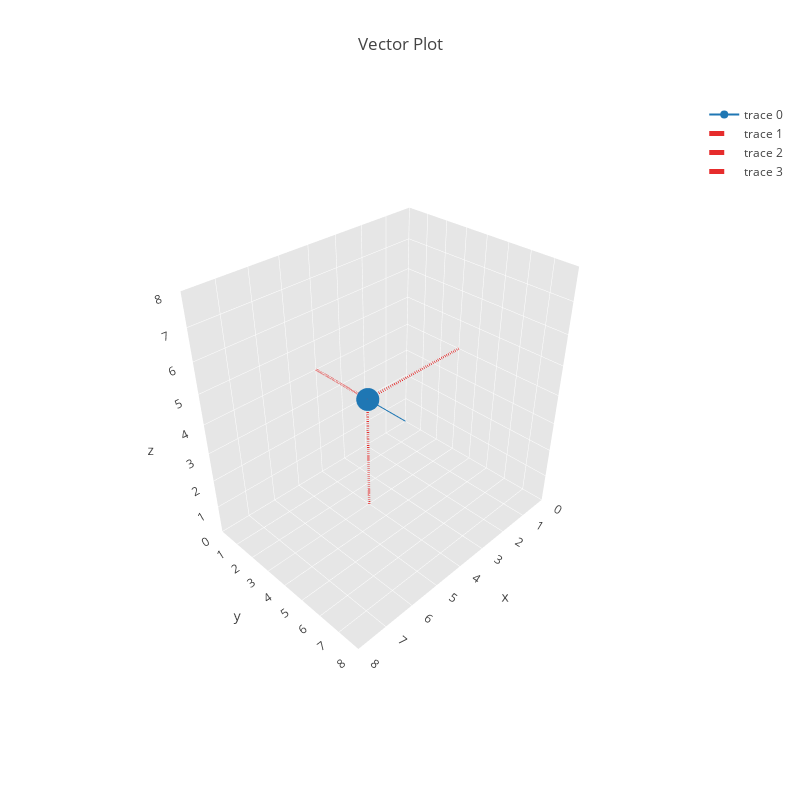

The notebook cell this image was saved under:
### Code cell
x = 4
y = 3
z = 4

vector = go.Scatter3d(x=(0,x), y=(0,y), z=(0,z))
loc_x = go.Scatter3d(x=(0,x), y=(y,y), z=(z,z),
                     mode='lines',
                     line=dict(
                         color='rgb(230,44,44)',
                         dash='dash',
                         width=5))
loc_y = go.Scatter3d(x=(x,x), y=(0,y), z=(z,z),
                     mode='lines',
                     line=dict(
                         color='rgb(230,44,44)',
                         dash='dash',
                         width=5))
loc_z = go.Scatter3d(x=(x,x), y=(y,y), z=(0,z),
                     mode='lines',
                     line=dict(
                         color='rgb(230,44,44)',
                         dash='dash',
                         width=5))

data =[vector, loc_x, loc_y, loc_z]
axis_range=[0,8]
axis_ticks=max(axis_range)-min(axis_range)+1

layout = go.Layout(
    width=800,
    height=800,
    autosize=False,
    title='Vector Plot',
    scene=dict(
        xaxis=dict(
            gridcolor='rgb(255,255,255)',
            zerolinecolor='rgb(255,255,255)',
            showbackground=True,
            backgroundcolor='rgb(230,230,230)',
            nticks=axis_ticks,
            range=axis_range
        ),
        yaxis=dict(
            gridcolor='rgb(255,255,255)',
            zerolinecolor='rgb(255,255,255)',
            showbackground=True,
            backgroundcolor='rgb(230,230,230)',
            nticks=axis_ticks,
            range=axis_range
        ),
        zaxis=dict(
            gridcolor='rgb(255,255,255)',
            zerolinecolor='rgb(255,255,255)',
            showbackground=True,
            backgroundcolor='rgb(230,230,230)',
            nticks=axis_ticks,
            range=axis_range
        )
    )
)

fig = go.Figure(data=data, layout=layout)
pyo.plot(fig, filename='simplevector.html')
pyo.iplot(fig)

### Figure 1 — Plotly figure (JSON) as saved in the notebook; plotly's stock layout.template omitted (floating-point values rounded to 4 significant figures)
{"data": [{"type": "scatter3d", "uid": "e50039cf-9ca6-4130-a680-3255247db43b", "x": [0, 4], "y": [0, 3], "z": [0, 4]}, {"line": {"color": "rgb(230,44,44)", "dash": "dash", "width": 5}, "mode": "lines", "type": "scatter3d", "uid": "e506ccb8-d1b0-493c-8b53-e2575273ccb3", "x": [0, 4], "y": [3, 3], "z": [4, 4]}, {"line": {"color": "rgb(230,44,44)", "dash": "dash", "width": 5}, "mode": "lines", "type": "scatter3d", "uid": "be87342e-d5ef-41b2-88b6-1417ed503447", "x": [4, 4], "y": [0, 3], "z": [4, 4]}, {"line": {"color": "rgb(230,44,44)", "dash": "dash", "width": 5}, "mode": "lines", "type": "scatter3d", "uid": "30256365-bdaa-4a53-b035-c34d6cc0b319", "x": [4, 4], "y": [3, 3], "z": [0, 4]}], "layout": {"autosize": false, "height": 800, "scene": {"aspectmode": "auto", "aspectratio": {"x": 1.101, "y": 0.8255, "z": 1.101}, "camera": {"center": {"x": 0, "y": 0, "z": 0}, "eye": {"x": 1.659, "y": 1.659, "z": 1.659}, "up": {"x": 0, "y": 0, "z": 1}}, "xaxis": {"backgroundcolor": "rgb(230,230,230)", "gridcolor": "rgb(255,255,255)", "nticks": 9, "range": [0, 8], "showbackground": true, "type": "linear", "zerolinecolor": "rgb(255,255,255)"}, "yaxis": {"backgroundcolor": "rgb(230,230,230)", "gridcolor": "rgb(255,255,255)", "nticks": 9, "range": [0, 8], "showbackground": true, "type": "linear", "zerolinecolor": "rgb(255,255,255)"}, "zaxis": {"backgroundcolor": "rgb(230,230,230)", "gridcolor": "rgb(255,255,255)", "nticks": 9, "range": [0, 8], "showbackground": true, "type": "linear", "zerolinecolor": "rgb(255,255,255)"}}, "title": "Vector Plot", "width": 800}}
